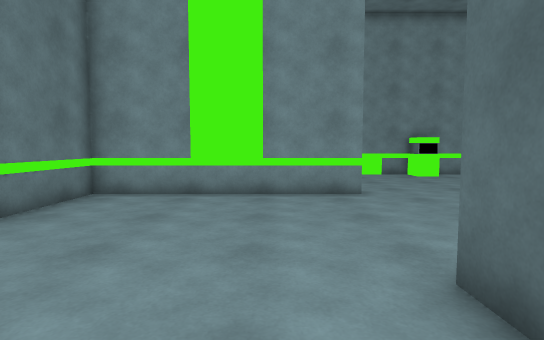
View 1 (above)

16 first-person views from a walk through a scene from a Unity 3-D project. The camera is 1.3 m above the floor, tilts 4° down and sees 80° across. The floor is counted in squares, 1 m on a side. Each view is taken from the middle of a square. On the plan, view 1 faces up. The plan holds only what a view shows up to about 14 squares ahead; the rest is blank. The player is left out.

View 2
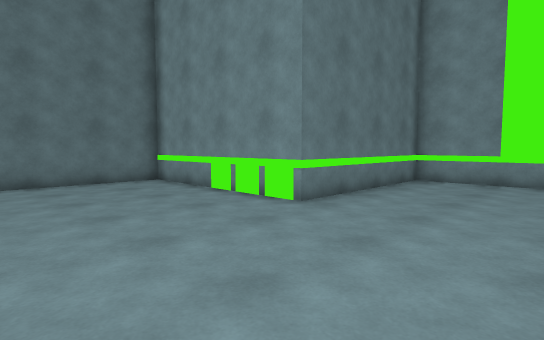

View 3
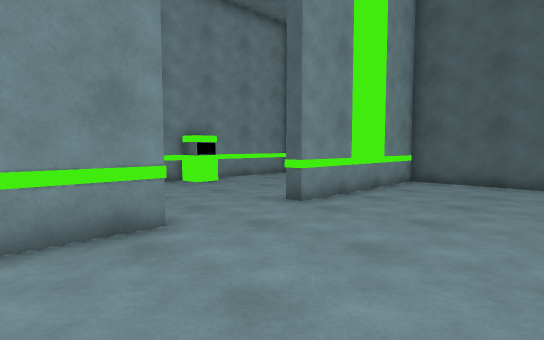

View 4
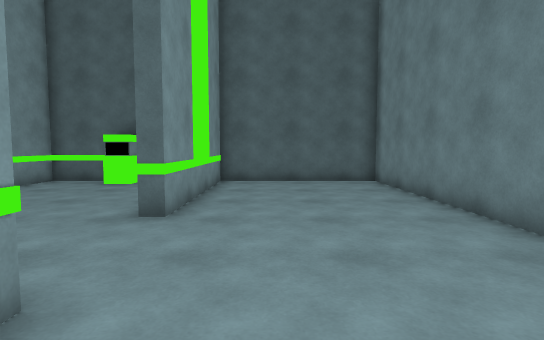

View 5
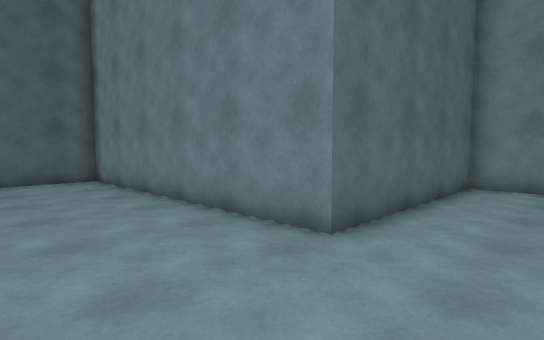

View 6
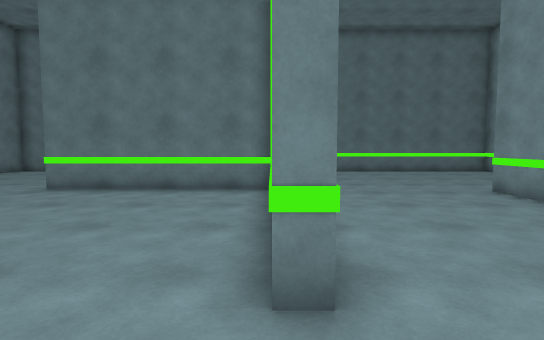

View 7
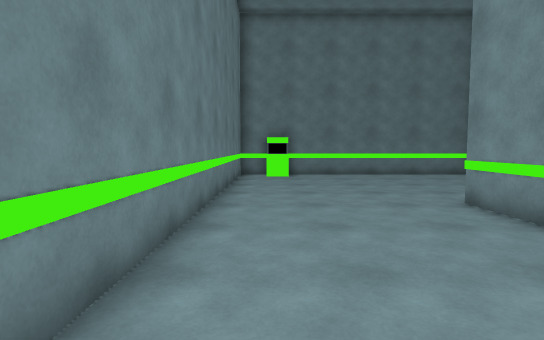

View 8
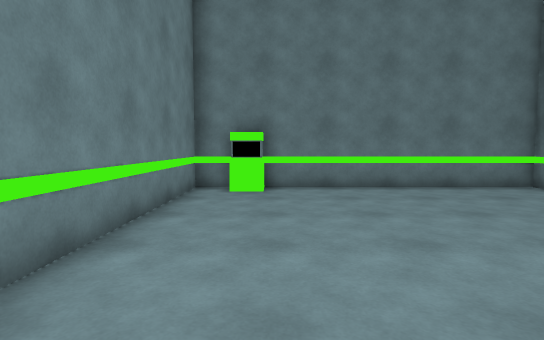

View 9
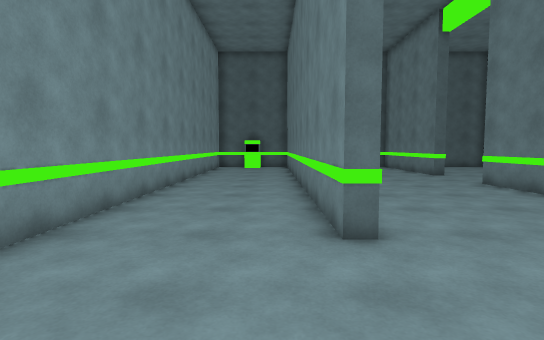

View 10
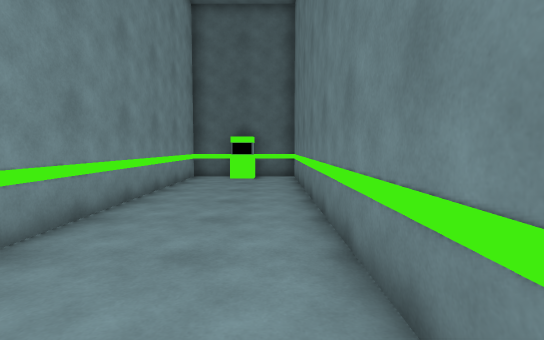

View 11
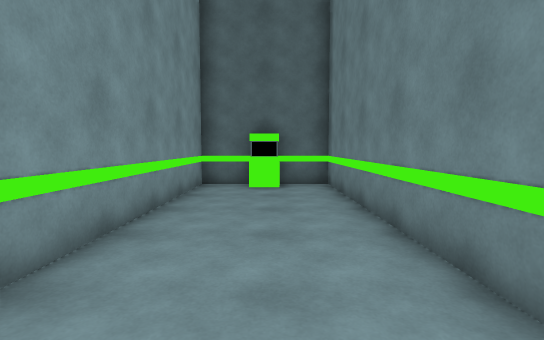

View 12
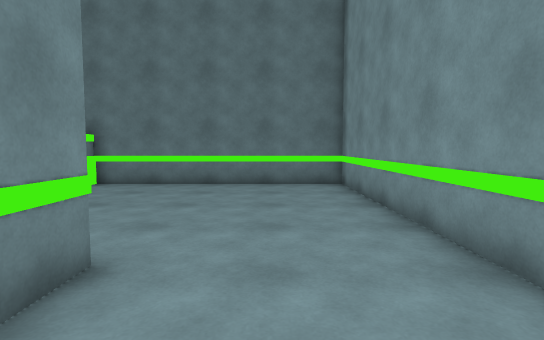

View 13
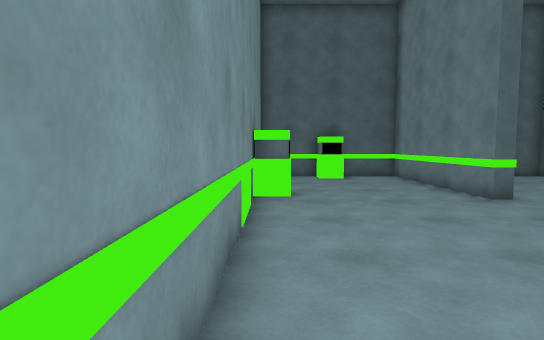

View 14
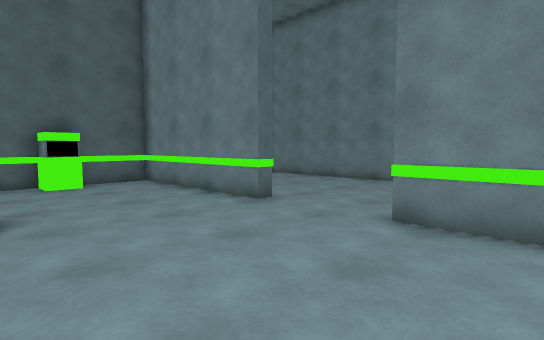

View 15
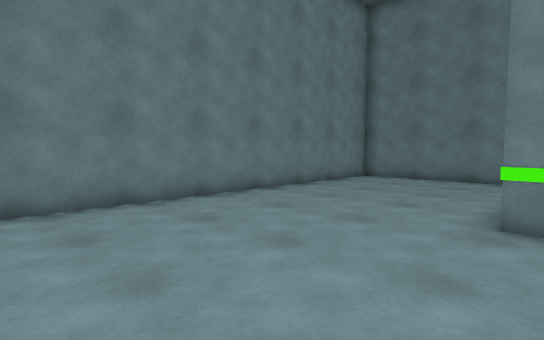

View 16
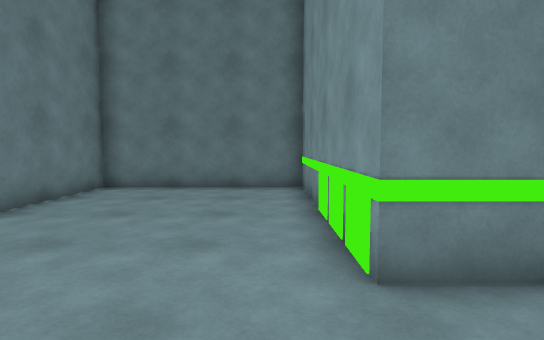

### Floor plan
Points are (right, up) in squares from view 1. A wall is a line through its corners. A room is listed if a view was taken in it or the views show most of it. See-through windows are left out.
Room 1 (views 1, 2, 3, 4, 5, 6, 7, 8, 9, 10, 11, 12, 13, 14, 15, 16)
walls: (6.6, 15.5) (-4.5, 15.5) (-4.5, 16) (12.5, 16) (12.5, 17.9); (-12.5, 10.8) (-12.5, 9.5) (2.5, 9.5) (2.5, 9) (-5, 9) (-5, 2) (-12.5, 2) (-12.5, -4.5) (1.7, -4.5) (1.7, 3) (12.5, 3) (12.5, 9) (6, 9) (6, 9.5) (12.5, 9.5) (12.5, 11.9); (12.5, 12.9) (12.5, 15.5) (10.5, 15.5); (12.5, 18.8) (12.5, 20.5) (-12.5, 20.5) (-12.5, 11.7) (-11.9, 11.7)
objects: other object (-12, 11); green cube (-11, 11); pedestal (7, 15); other object (11, 18); other object (12, 12) to (12, 13); green cube (12, 18)

Where each view was taken, in squares from view 1:
view 1: 0 up, 0 right, facing up
view 2: 4 down, 0 right, facing up-left
view 3: 4 up, 0 right, facing up-right
view 4: 7 up, 0 right, facing right
view 5: 7 up, 1 left, facing down-right
view 6: 9 up, 5 right, facing left
view 7: 11 up, 3 right, facing left
view 8: 12 up, 2 left, facing left
view 9: 17 up, 9 left, facing right
view 10: 17 up, 2 left, facing right
view 11: 18 up, 1 right, facing right
view 12: 18 up, 1 left, facing left
view 13: 15 up, 2 left, facing right
view 14: 15 up, 0 right, facing down-right
view 15: 3 up, 1 right, facing down-left
view 16: 1 up, 2 left, facing left
